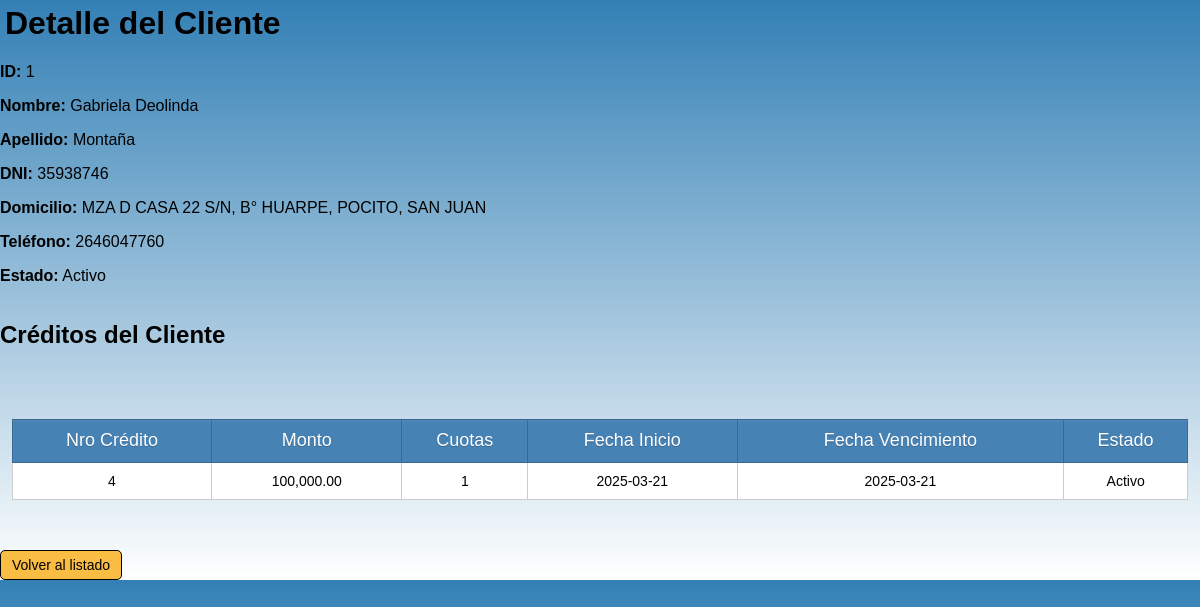
The page /src/modules/clientes/detalle_cliente.php?id_cliente=1 on the database its author committed.
### tables this page shows
CREATE TABLE `clientes` (
  `id_cliente` int(10) UNSIGNED NOT NULL,
  `nombre` text NOT NULL,
  `apellido` text NOT NULL,
  `dni` varchar(20) NOT NULL,
  `domicilio` varchar(100) NOT NULL,
  `telefono` varchar(20) NOT NULL,
  `estado` enum('Activo','Deudor','Inactivo') NOT NULL
);

CREATE TABLE `creditos` (
  `id` int(10) UNSIGNED NOT NULL,
  `cliente_id` int(10) UNSIGNED NOT NULL,
  `monto` decimal(10,2) NOT NULL,
  `cuotas` int(10) NOT NULL,
  `fecha_inicio` date NOT NULL,
  `fecha_vencimiento` date NOT NULL,
  `estado` enum('Activo','Vencido','Pagado') NOT NULL,
  `frecuencia` enum('mensual','quincenal','semanal') NOT NULL
);

### src/modules/clientes/detalle_cliente.php (the view, shortened to what this page needs)
<?php
require_once '../../config/database.php';
$cliente_id = intval($_GET['id_cliente']);
$query_cliente = "SELECT id_cliente, nombre, apellido, dni, domicilio, telefono, estado
                  FROM clientes
                  WHERE id_cliente = ?";
$stmt_cliente = $conn->prepare($query_cliente);
$stmt_cliente->bind_param("i", $cliente_id);
if (!$stmt_cliente->execute()) {
    error_log("Error al ejecutar consulta del cliente: " . $stmt_cliente->error);
    die("Error al cargar los datos del cliente.");
}
$result_cliente = $stmt_cliente->get_result();
$cliente = $result_cliente->fetch_assoc();
$creditos_result = null;
$query_creditos = "SELECT id, monto, cuotas, fecha_inicio, fecha_vencimiento, estado
                   FROM creditos
                   WHERE cliente_id = ?";
$stmt_creditos = $conn->prepare($query_creditos);
if (!$stmt_creditos) {
    error_log("Error al preparar consulta de créditos: " . $conn->error);
} else {
    $stmt_creditos->bind_param("i", $cliente_id);
    if (!$stmt_creditos->execute()) {
        error_log("Error al ejecutar consulta de créditos: " . $stmt_creditos->error);
    } else {
        $creditos_result = $stmt_creditos->get_result();
    }
}
?>
<!DOCTYPE html>
<html lang="es">
<head>
    <link rel="stylesheet" href="../../../style/style.css">
</head>
<body>
    <h1>Detalle del Cliente</h1>
    <div class="detalle-cliente">
        <p><strong>ID:</strong> <?= htmlspecialchars($cliente['id_cliente']) ?></p>
        <p><strong>Nombre:</strong> <?= htmlspecialchars($cliente['nombre']) ?></p>
        <p><strong>Apellido:</strong> <?= htmlspecialchars($cliente['apellido']) ?></p>
        <p><strong>DNI:</strong> <?= htmlspecialchars($cliente['dni']) ?></p>
        <p><strong>Domicilio:</strong> <?= htmlspecialchars($cliente['domicilio']) ?></p>
        <p><strong>Teléfono:</strong> <?= htmlspecialchars($cliente['telefono']) ?></p>
        <p><strong>Estado:</strong> <?= htmlspecialchars($cliente['estado']) ?></p>
    </div>
    <h2>Créditos del Cliente</h2>
    <?php if ($creditos_result && $creditos_result->num_rows > 0): ?>
        <table class="tabla-creditos">
            <thead>
                <tr>
                    <th>Nro Crédito</th>
                    <th>Monto</th>
                    <th>Cuotas</th>
                    <th>Fecha Inicio</th>
                    <th>Fecha Vencimiento</th>
                    <th>Estado</th>
                </tr>
            </thead>
            <tbody>
                <?php while ($credito = $creditos_result->fetch_assoc()): ?>
                    <tr>
                        <td><?= $credito['id'] ?></td>
                        <td><?= number_format($credito['monto'], 2) ?></td>
                        <td><?= $credito['cuotas'] ?></td>
                        <td><?= $credito['fecha_inicio'] ?></td>
                        <td><?= $credito['fecha_vencimiento'] ?></td>
                        <td class="estado-<?= strtolower($credito['estado']) ?>">
                            <?= $credito['estado'] ?>
                        </td>
                    </tr>
                <?php endwhile; ?>
            </tbody>
        </table>
    <?php else: ?>
        <p class="sin-creditos">El cliente no tiene créditos registrados.</p>
    <?php endif; ?>
    <a href="index_clientes.php" class="btn-volver">Volver al listado</a>
</body>
</html>

### style/style.css (style rules this page uses)
body { background: linear-gradient(to bottom, #3380B5, white); font-family: sans-serif; margin: 0; padding: 0; height: 100%; width: 100%; display: flex; flex-direction: column; }
table { text-align: center; width: 98%; border-collapse: collapse; border: 1px solid black; margin: 50px auto; background: white; }
th { background: steelblue; height: 40px; font-weight: lighter; text-shadow: 0 1px 0 #38678f; color: white; border: 1px solid #38678f; box-shadow: inset 0px 1px 2px #568ebd; transition: all 0.2s; font-size: 18px; }
tr { border-bottom: 1px solid #cccccc; width: 100%; }
td { border: 1px solid #cccccc; padding: 10px; transition: all 0.2s; font-size: 14px; }
a, input[type="submit"], button { font-size: 14px; text-align: center; width: 100px; display: inline-block; background-color: #FABD44; padding: 6px 10px; border-radius: 5px; text-decoration: none; color: black; border: 1px solid black; cursor: pointer; }
h1 { font-family: sans-serif; margin: 5px; }

### rows shown on the page
clientes: id_cliente "1", nombre "Gabriela Deolinda", apellido "Montaña", dni "35938746", domicilio "MZA D CASA 22 S/N, B° HUARPE, POCITO, SAN JUAN", telefono "2646047760", estado "Activo"
creditos: id "4", monto "100,000.00", cuotas "1", fecha_inicio "2025-03-21", fecha_vencimiento "2025-03-21", estado "Activo"
